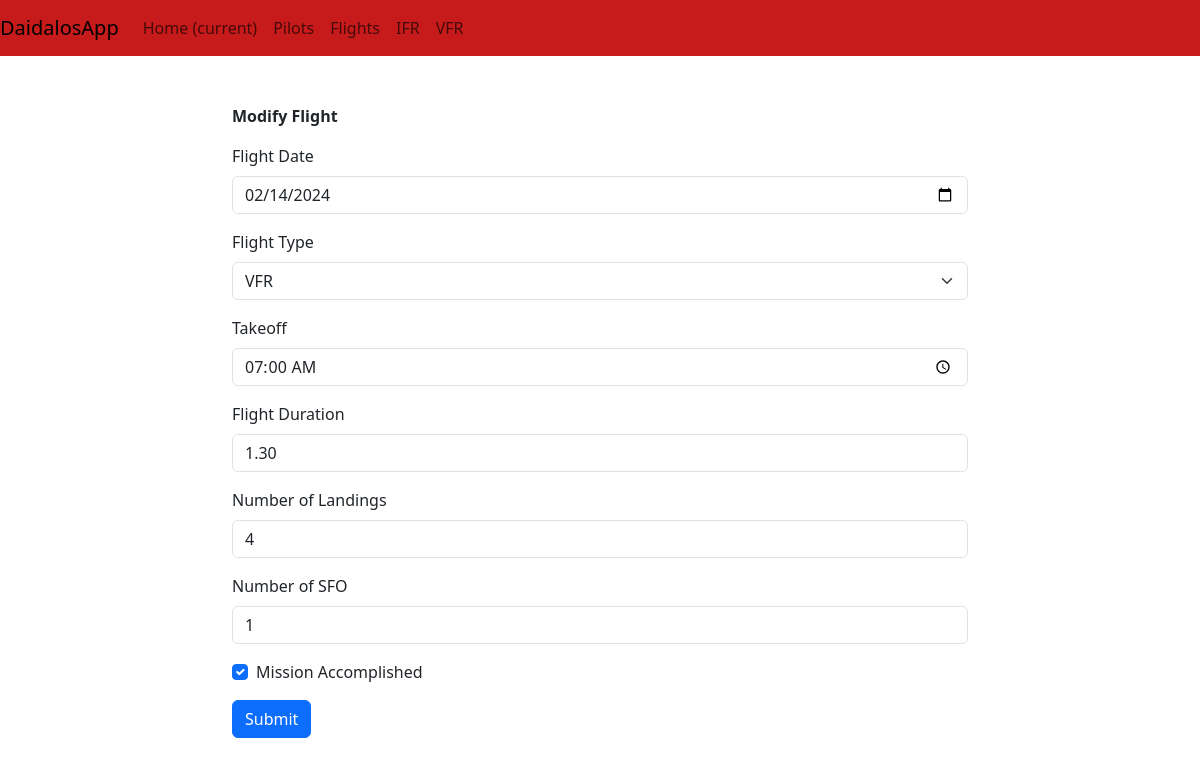
/flight/1/1, run on the app's committed database.
### app/models.py (models this page shows, shortened)
class Flight(Base):
    __tablename__= 'flights'
    id: Mapped[int] = mapped_column(primary_key=True)
    date: Mapped[datetime.date] = mapped_column(Date, nullable=False)
    flightType: Mapped[str] = mapped_column(String(30), nullable=False)
    takeoff: Mapped[time] = mapped_column(Time, nullable=False)
    flightDuration: Mapped[float] = mapped_column(Float(2), nullable=False)
    landings: Mapped[int] = mapped_column(nullable=False)
    SFO: Mapped[int] = mapped_column(nullable=False)
    missionAccomplished: Mapped[bool] = mapped_column(Boolean(), nullable=False)
    pilot_id: Mapped[int] = mapped_column(ForeignKey("pilots.id"))
    pilot: Mapped["Pilot"] = relationship(back_populates="flights")
    """ def __init__(self, date=None, pilot=None, flightType=None, takeoff=None, flightDuration=None, landings=None, SFO=None, missionAccomplished=None):
        self.date = date
        self.pilot = pilot
        self.flightType = flightType
        self.takeoff = takeoff
        self.flightDuration = flightDuration
        self.landings = landings
        self.SFO = SFO
        self.missionAccomplished = missionAccomplished """

### app/routes.py (the view, shortened to what this page needs)
@app.route("/flight/<int:pilot_id>/<int:flight_id>", methods=["GET", "POST"])
def show_flight_form_update(pilot_id,flight_id):
    message = "Modify Flight"
    flight = Flight.query.filter(Flight.id == flight_id).first()
    if not flight:
        return render_template("404.html", title="404"), 404
    form = FlightForm(obj=flight)
    return render_template("flight_form.html", form=form, message=message, flight=flight)

### app/forms.py
class FlightForm(FlaskForm):
    date = DateField("Flight Date", validators=[DataRequired()])
    flightType = SelectField("Flight Type", choices=[(type) for type in FLIGHT_TYPE])
    takeoff = TimeField('Takeoff', format="%H:%M", validators=[DataRequired()], default=default_time)
    flightDuration = DecimalField("Flight Duration", rounding=None, validators=[DataRequired()])
    landings = IntegerField("Number of Landings", validators=[DataRequired()])
    SFO = IntegerField("Number of SFO", validators=[DataRequired()])
    missionAccomplished = BooleanField("Mission Accomplished", validators=[DataRequired()])
    submit = SubmitField("Submit")

### app/__init__.py (called while the page is built)
@app.teardown_appcontext
def shutdown_session(exception=None):
    db_session.remove()

### app/templates/flight_form.html (shortened to what this page needs)
{% extends 'base.html' %}
{% from 'bootstrap5/form.html' import render_form %}
{% block content %}
<div class="container">
    <div class="row">
      <div class="col-md-10 col-lg-8 mx-lg-auto mx-md-auto">
        <p class="pt-5"><strong>{{ message }}</strong></p>
        {{ render_form(form) }}
      </div>
    </div>
   </div>
{% endblock %}

### data on the page
Flight: date "02/14/2024", flightType "VFR", takeoff "07:00", flightDuration "1.30", landings "4", SFO "1", missionAccomplished "☑"

### other printed values
{{ message }} "Modify Flight"
